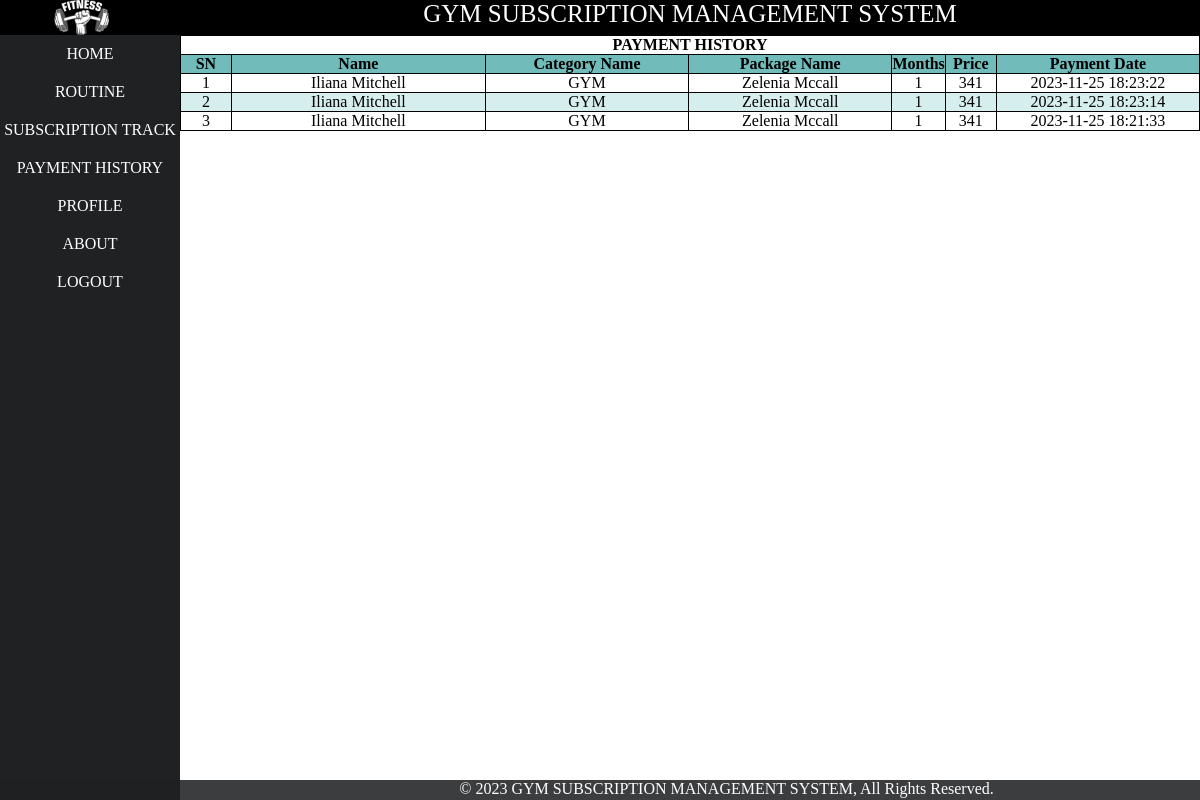
Page /memberPaymentHistory.php (signed in) on the committed database.
### tables this page shows
CREATE TABLE `payment` (
  `pid` int(11) NOT NULL,
  `mid` int(11) NOT NULL,
  `cname` varchar(100) NOT NULL,
  `package_name` varchar(100) NOT NULL,
  `duration` int(11) NOT NULL,
  `price` int(11) NOT NULL,
  `date` datetime NOT NULL DEFAULT current_timestamp()
);

### layout_member/member_session.php (called while the page is built, shortened)
<?php
if (!isset($_SESSION['member'])) {
    header("location:login.php");
}else{
    $row = $_SESSION['member'];
    $id = $row['mid'];
    $n = $row['name'];
}
?>

### memberPaymentHistory.php (the view, shortened to what this page needs)
<?php
include('layout_member/header.php');
include('layout_member/left.php');
include('layout_member/member_session.php');
?>
<div id="right">
    <link rel="stylesheet" href="css/tableDecorate.css">
    <table class="payment_table" border="1px">
        <tr>
            <th colspan="7">
                PAYMENT HISTORY
            </th>
        </tr>
        <tr>
            <th width="5%">SN</th>
            <th width="25%">Name</th>
            <th width="20%">Category Name</th>
            <th width="20%">Package Name</th>
            <th width="5%">Months</th>
            <th width="5%">Price</th>
            <th width="20%">Payment Date</th>
        </tr>
        <?php
        $conn = new mysqli("localhost", "root", "", "gsms");
        $sql = "SELECT *FROM   payment where mid=$id
             ORDER BY payment.date DESC";
        $r = $conn->query($sql);
        $i = 0;
        if ($r) {
            if ($row = $r->num_rows > 0) {
                while ($row = $r->fetch_assoc()) {
                    $cname = $row['cname'];
                    $package_name = $row['package_name'];
                    $duration = $row['duration'];
                    $price = $row['price'];
                    $date = $row['date'];
                    $i++;
                    echo "
                        <tr>
                            <td>$i</td>
                            <td>$n</td>
                            <td>$cname</td>
                            <td>$package_name</td>
                            <td>$duration</td>
                            <td>$price</td>
                            <td>$date</td>
                        </tr>
                    ";
                }
            } else {
                echo "
                <tr>
                    <td colspan='7'> No Payment Found</td>
                </tr>
            ";
            }
        }
        ?>
    </table>
</div>
<?php
include('layout_member/footer.php');
?>

### css/style.css (style rules this page uses)
* { margin: 0px; padding: 0px; }
#right { text-align: justify; color: rgb(255, 250, 250); width: 85%; background-color: #292b2e; float: right; }
.payment_table { width: 100%; background-color: white; text-align: center; color: black; border: 1px black solid; border-collapse: collapse; }

### css/tableDecorate.css (style rules this page uses)
tr:nth-child(even) { background-color: #D6EEEE; }
tr:nth-child(1) { background-color: #ffffff; }
tr:nth-child(2) { background-color: #71bbbb; }

### rows in the picture
payment: cname "GYM", package_name "Zelenia Mccall", duration "1", price "341", date "2023-11-25 18:23:22"
payment: cname "GYM", package_name "Zelenia Mccall", duration "1", price "341", date "2023-11-25 18:23:14"
payment: cname "GYM", package_name "Zelenia Mccall", duration "1", price "341", date "2023-11-25 18:21:33"
